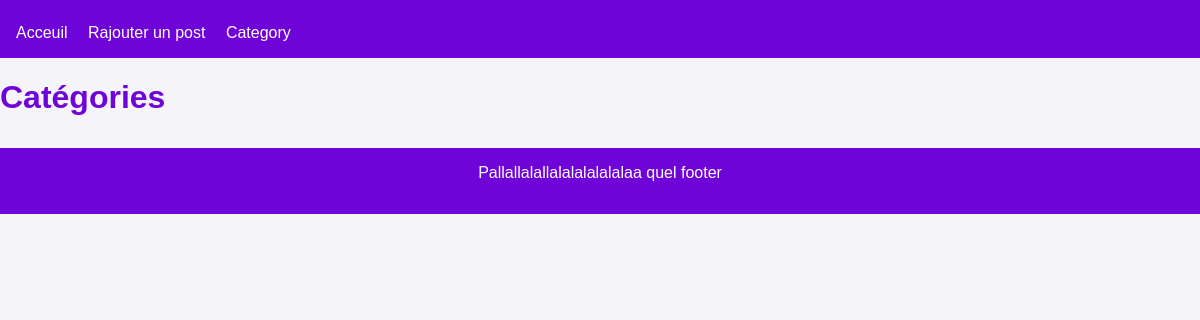
/category, run on an earlier commit of the app's database.
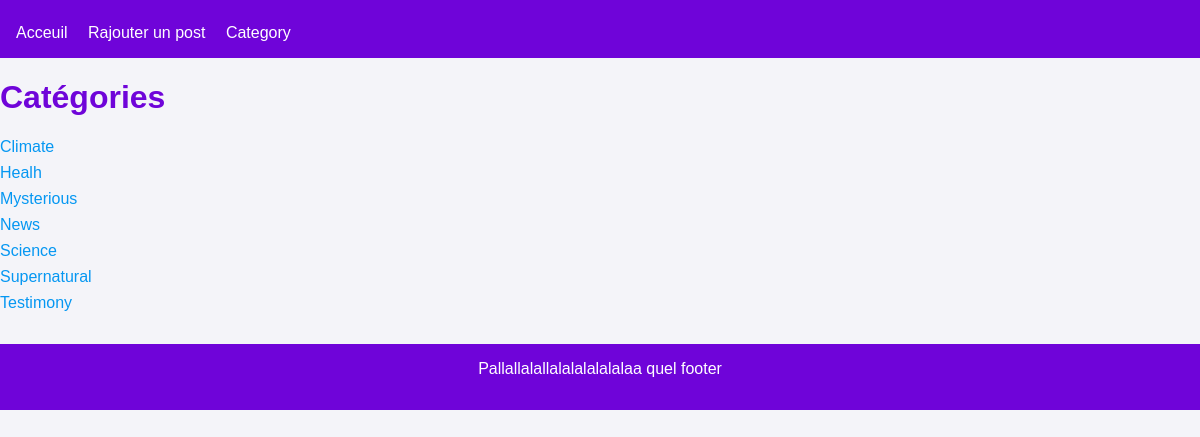
And on a later commit of the database.
### tables this page shows
CREATE TABLE category (
    id INT AUTO_INCREMENT PRIMARY KEY,
    name VARCHAR(100) NOT NULL UNIQUE
);

### src/Core/BaseView.php (called while the page is built, shortened)
<?php
class BaseView
{
    public function render(): void
    {
        $header = new Header();
        $footer = new Footer();
        $header->render();
        $this->content();
        $footer->render();
    }
}

### src/Controller/CategoryController.php (called while the page is built, shortened)
<?php
class CategoryController
{
    public function processRequest(): void
    {
        $this->render();
    }
    public function render(): void
    {
        $categoryRepo = new CategoryRepository();
        $categories = $categoryRepo->findAll();
        $selectedCategory = null;
        $posts = [];
        $view = new CategoryView($categories, $selectedCategory, $posts);
        $view->render();
    }
}

### public/index.php (called while the page is built, shortened)
<?php
$router = new Router(Routes::defineRoutes());
$router->init();

### src/Entity/Category.php (called while the page is built, shortened)
<?php
class Category
{
    private ?int $id;
    private string $name;
    public function __construct(
        string $name
    ) {
        $this->name = $name;
    }
    public function getId(): ?int
    {
        return $this->id;
    }
    public function setId(?int $id): self
    {
        $this->id = $id;
        return $this;
    }
    public function getName(): string
    {
        return $this->name;
    }
}

### src/Repository/CategoryRepository.php (called while the page is built, shortened)
<?php
class CategoryRepository
{
    public function findAll(): array
    {
        $list = [];
        $connection = Database::connect();
        $query = $connection->query("SELECT * FROM category");
        while ($line = $query->fetch(\PDO::FETCH_ASSOC)) {
            $category = new Category($line["name"]);
            $category->setId($line["id"]);
            $list[] = $category;
        }
        return $list;
    }
}

### src/View/CategoryView.php (the view, shortened to what this page needs)
<?php
class CategoryView extends BaseView
{
    protected function content(): void
    {
        echo "<h1>Catégories</h1><ul>";
        foreach ($this->categories as $category) {
            echo "<li><a href='/category?id=" . $category->getId() . "'>" . $category->getName() . "</a></li>";
        }
        echo "</ul>";
    }
}

### src/Core/Router.php (shortened to what this page needs)
<?php
class Router
{
    private array $routes;
    public function __construct(array $routes)
    {
        $this->routes = $routes;
    }
    public function init()
    {
        $currentPath = $_SERVER['PATH_INFO'] ?? "";
        foreach ($this->routes as $path => $controller) {
            if (trim($currentPath, "/") == trim($path, "/")) {
                $controller->processRequest();
                return;
            }
        }
    }
}

### src/View/Part/Header.php (shortened to what this page needs)
<?php
class Header
{
    public function render()
    {
        ?>
        <!DOCTYPE html>
        <html lang="en">
        <head>
            <link rel="stylesheet" href="style.css">
        </head>
        <body>
            <header class=" main-header">
                <nav>
                    <a href="/">Acceuil</a>
                    <a href="/add">Rajouter un post</a>
                    <a href="/category">Category</a>
                </nav>
            </header>
            <?php
    }
}

### src/View/Part/Footer.php (shortened to what this page needs)
<?php
class Footer
{
    public function render()
    {
        ?>
        <footer class="main-footer">
            <lla>Pallallalallalalalalalalaa quel footer</p>
        </footer>
        </body>
        </html>
        <?php
    }
}

### public/style.css (style rules this page uses)
:root { --main-bg: #f4f4f9; --primary-color: #6F04D9; --accent-color: #0597F2; --text-color: #333; --light-text: #666; --card-bg: #fff; --border-color: #ddd; }
body { font-family: Arial, sans-serif; margin: 0; padding: 0; background-color: var(--main-bg); color: var(--text-color); }
h1, h2, h3 { color: var(--primary-color); }
header { background-color: var(--primary-color); color: white; padding: 1rem; }
header nav { margin-top: 0.5rem; }
header nav a { color: white; text-decoration: none; margin-right: 1rem; }
footer { background-color: var(--primary-color); color: white; text-align: center; padding: 1rem; margin-top: 2rem; }
a { color: var(--accent-color); text-decoration: none; }
ul { list-style-type: none; padding: 0; }
li { margin-bottom: 0.5rem; }

What changed in the data, as far as the page shows it:
added category: name "Climate"
added category: name "Healh"
added category: name "Mysterious"
added category: name "News"
added category: name "Science"
added category: name "Supernatural"
added category: name "Testimony"
